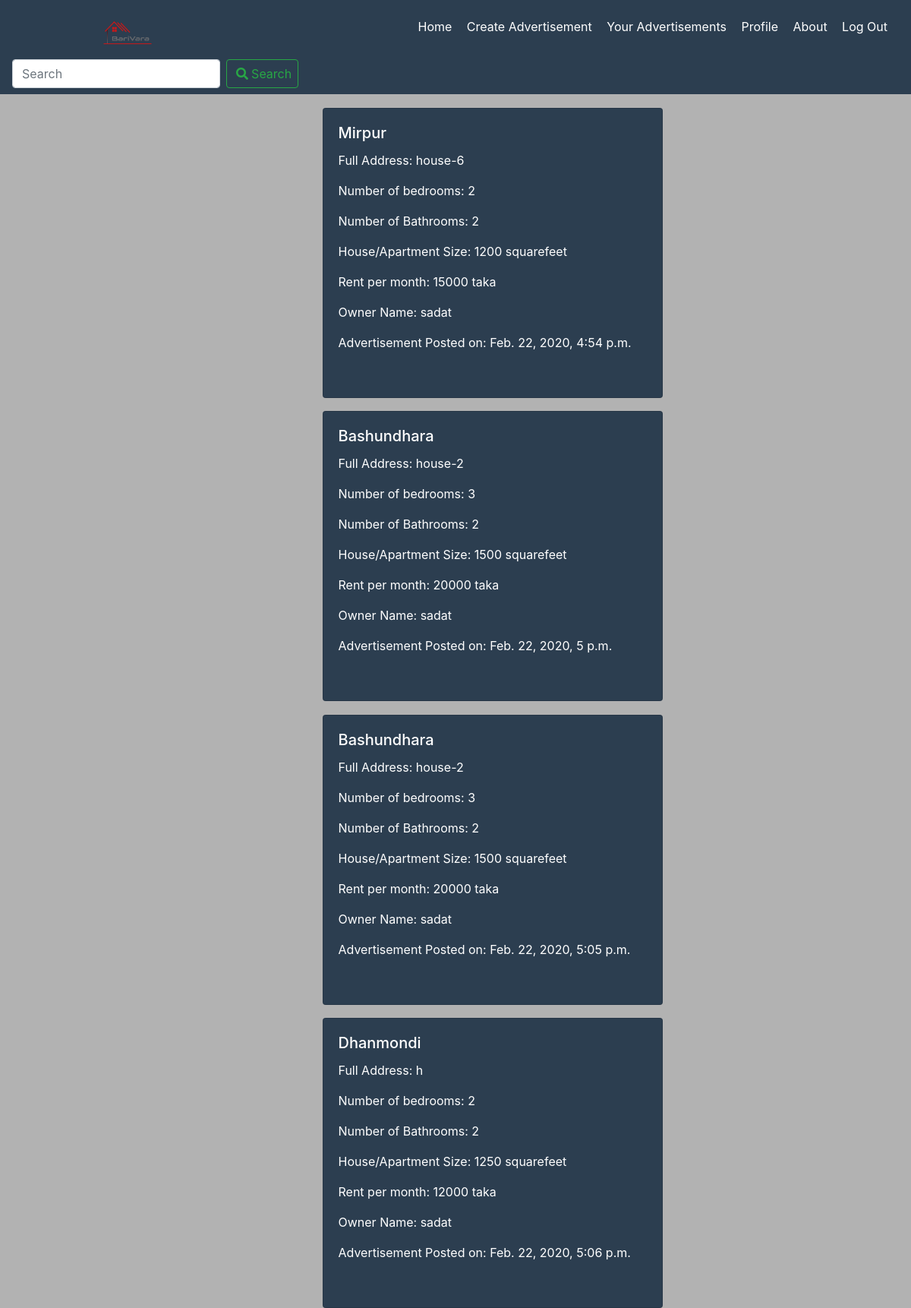
The page /BariVara/your_advertisements (signed in) on the database its author committed.
### BariVara/models.py (models this page shows)
class advertisements(models.Model):
    place=models.CharField(max_length=30)
    address=models.CharField(max_length=50)
    bedroom=models.PositiveSmallIntegerField()
    bathroom=models.PositiveSmallIntegerField()
    rent=models.PositiveIntegerField()
    size=models.PositiveIntegerField()
    date_posted=models.DateTimeField(default=timezone.now)
    owner= models.ForeignKey(User,on_delete=models.CASCADE)
    slug=models.SlugField()

### BariVara/views.py (the view)
# urls.py: path('your_advertisements',views.your_advertisements, name='your_advertisements'),
def your_advertisements(request):
    advertisement={
        'advertisements': advertisements.objects.all()
    }
    return render (request, 'BariVara/your_advertisements.html',advertisement)

### BariVara/templates/BariVara/your_advertisements.html (shortened to what this page needs)
{% extends "BariVara/Base.html"%}
{% block content %}
  <div class="col">
{% for advertisement in advertisements %}
{% if advertisement.owner == user %}
  <div class="card" id="information" style="width: 28rem;">
    <div class="card-body">
      <h5 class="card-title">{{advertisement.place}}</h5>
      <p> Full Address: {{advertisement.address}}</p>
      <p>Number of bedrooms: {{advertisement.bedroom}}</p>
      <p>Number of Bathrooms: {{advertisement.bathroom}}</p>
      <p>House/Apartment Size: {{advertisement.size}} squarefeet</p>
      <p>Rent per month: {{advertisement.rent}} taka</p>
      <p>Owner Name: {{advertisement.owner}}</p>
      <p>Advertisement Posted on: {{advertisement.date_posted}}</p>
    </div><br>
  </div>
{% endif %}
{% endfor %}
  </div>
{% endblock content %}

### BariVara/templates/BariVara/your_advertisements.html (style rules this page uses)
#information { margin-top: 1.5%; margin-left: 35%; }

### rows shown on the page
advertisements: place "Mirpur", address "house-6", bedroom "2", bathroom "2", size "1200", rent "15000", owner "sadat", date_posted "Feb. 22, 2020, 4:54 p.m."
advertisements: place "Bashundhara", address "house-2", bedroom "3", bathroom "2", size "1500", rent "20000", owner "sadat", date_posted "Feb. 22, 2020, 5 p.m."
advertisements: place "Bashundhara", address "house-2", bedroom "3", bathroom "2", size "1500", rent "20000", owner "sadat", date_posted "Feb. 22, 2020, 5:05 p.m."
advertisements: place "Dhanmondi", address "h", bedroom "2", bathroom "2", size "1250", rent "12000", owner "sadat", date_posted "Feb. 22, 2020, 5:06 p.m."
